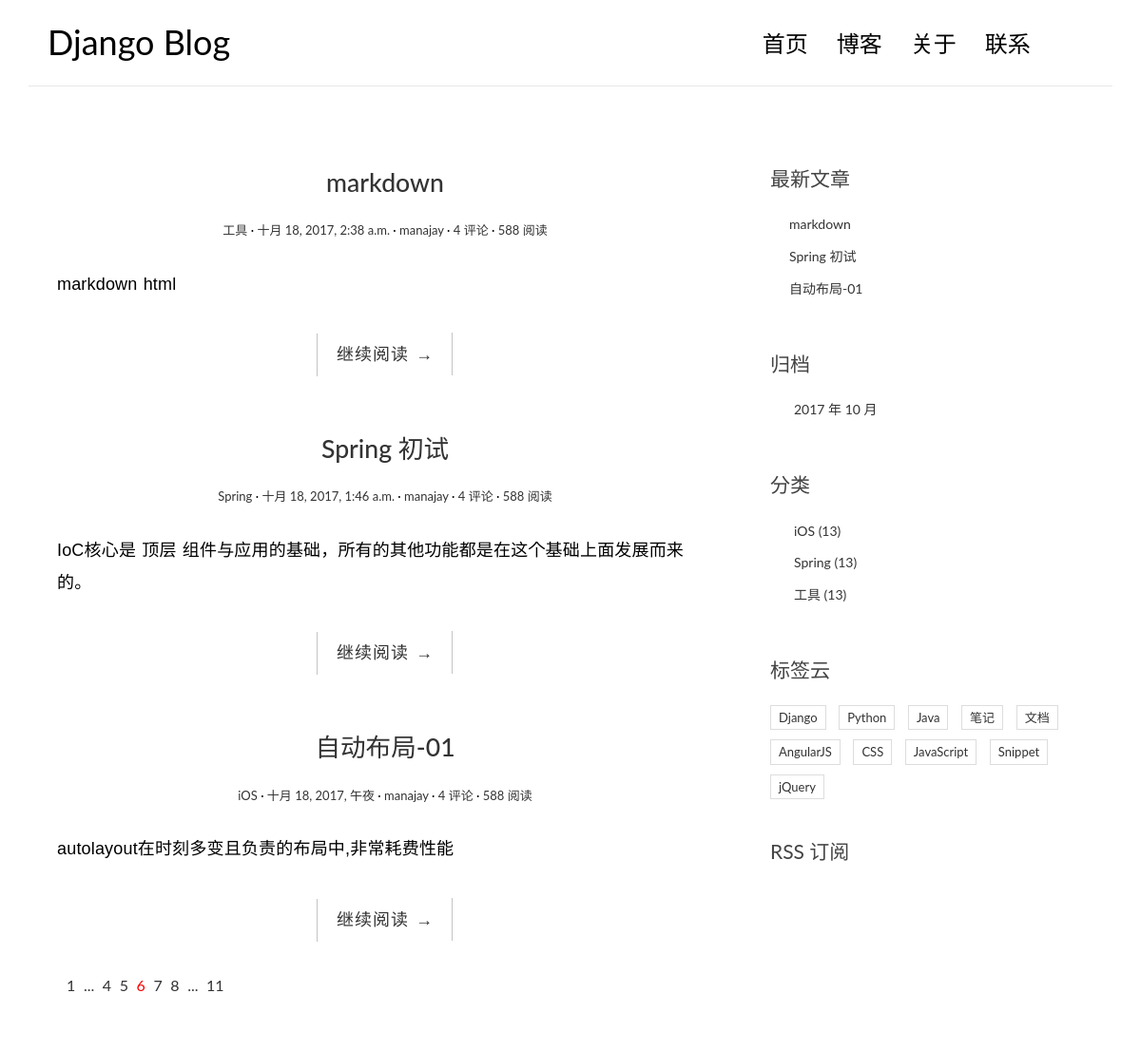
Before: / with the older database file.
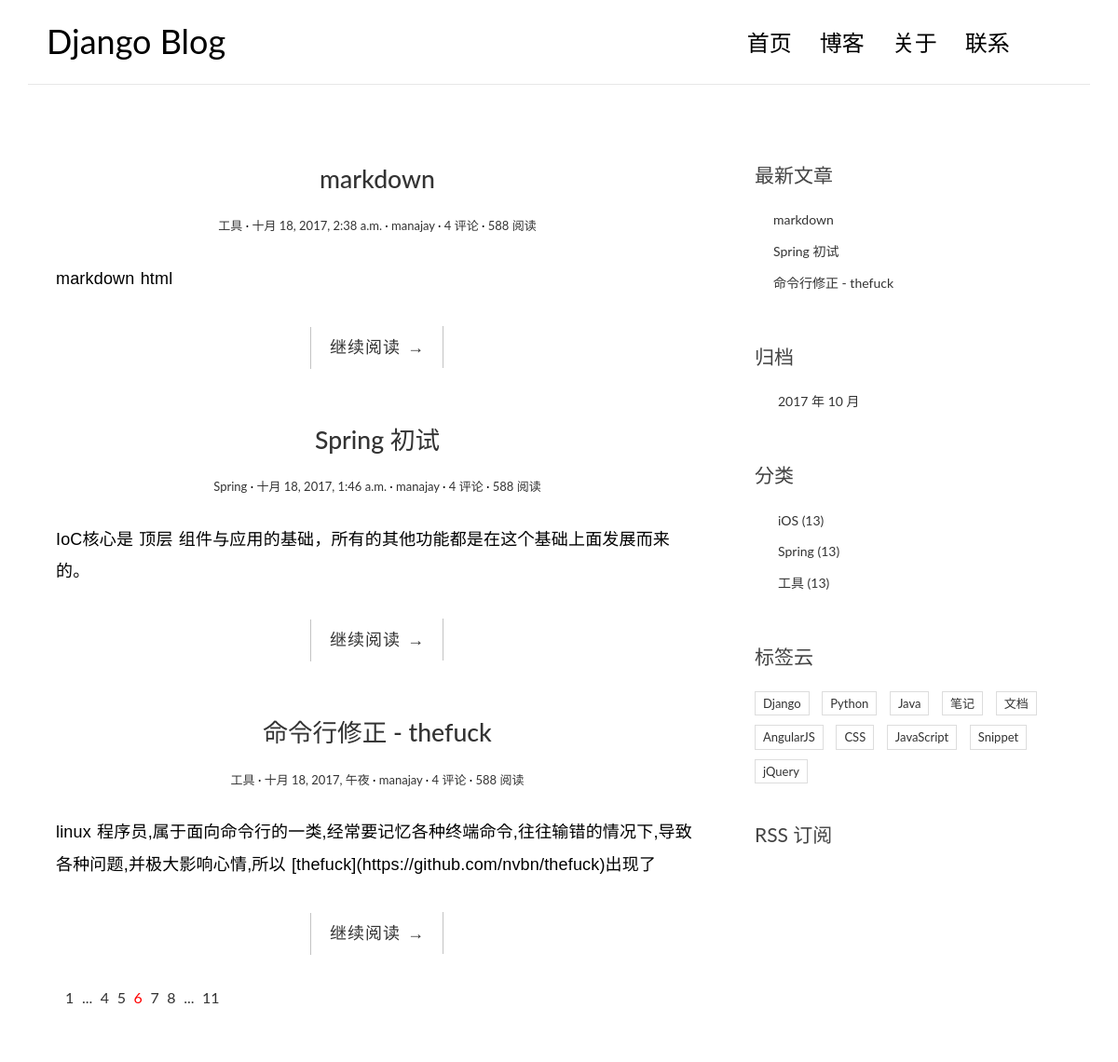
After: the same page with the newer database file.
### lynjay/models.py (models this page shows, shortened)
class Post(models.Model):
    class Meta:
        ordering = ['-created_time','title']
    """
    文章的数据存储
    """
    title = models.CharField(max_length=70)
    body = models.TextField()
    created_time = models.DateTimeField()
    modified_time = models.DateTimeField()
    excerpt = models.CharField(max_length=200, blank=True)
    category = models.ForeignKey(Category)
    tags = models.ManyToManyField(Tag,blank=True)
    author = models.ForeignKey(User)
    def get_absolute_url(self):
        return reverse("lynjay:detail",kwargs={'pk': self.pk})

class Category(models.Model):
    name = models.CharField(max_length=100)

### lynjay/views.py (the view)
# urls.py: url(r'^$',views.index , name="index"),
def index(request):
    post_list = Post.objects.all().order_by("-created_time")
    return render(request, 'blog/index.html',
                  context={"title":"博客首页",
                                   "welcome":"Lynjay在这里,欢迎访问我的博客首页!",
                           "post_list": post_list})

### lynjay/templatetags/blog_tags.py (called while the page is built)
@register.simple_tag
def get_recent_posts(num=5):
    return Post.objects.all().order_by("-created_time")[:num]

@register.simple_tag
def archives():
    return Post.objects.dates("created_time","month",order="DESC")

@register.simple_tag
def get_categories():
    return Category.objects.all()

### templates/blog/index.html
{% extends 'base.html' %}
{% block main %}
    {%  for post in post_list %}
        <article class="post post-{{ post.pk }}">
            <header class="entry-header">
                <h1 class="entry-title">
                    <a href="{{ post.get_absolute_url }}">{{ post.title }}</a>
                </h1>
                <div class="entry-meta">
                    <span class="post-category"><a href="#">{{ post.category.name }}</a></span>
                    <span class="post-date"><a href="#"><time class="entry-date"
                                                              datetime="{{ post.created_time }}">{{ post.created_time }}</time></a></span>
                    <span class="post-author"><a href="#">{{ post.author }}</a></span>
                    <span class="comments-link"><a href="#">4 评论</a></span>
                    <span class="views-count"><a href="#">588 阅读</a></span>
                </div>
            </header>
            <div class="entry-content clearfix">
                <p>{{ post.excerpt }}</p>
                <div class="read-more cl-effect-14">
                    <a href="{{ post.get_absolute_url }}" class="more-link">继续阅读 <span class="meta-nav">→</span></a>
                </div>
            </div>
        </article>
    {% empty %}
        <div class="no-post">暂时还没有发布的文章！</div>
    {% endfor %}
    <div class="pagination">
        <ul>
            <li><a href="">1</a></li>
            <li><a href="">...</a></li>
            <li><a href="">4</a></li>
            <li><a href="">5</a></li>
            <li class="current"><a href="">6</a></li>
            <li><a href="">7</a></li>
            <li><a href="">8</a></li>
            <li><a href="">...</a></li>
            <li><a href="">11</a></li>
        </ul>
    </div>
{% endblock main %}

### templates/base.html (shortened to what this page needs)
{% extends 'baseHeader.html' %}
{% load blog_tags %}
{% block aside %}
                <aside class="col-md-4">
                <div class="widget widget-recent-posts">
                    <h3 class="widget-title">最新文章</h3>
                    {% get_recent_posts as recent_post_list %}
                    <ul>
                        {% for post in recent_post_list %}
                            <li>
                                <a href="{{ post.get_absolute_url }}">{{ post.title }}</a>
                            </li>
                        {% empty %}
                            暂无文章！
                        {% endfor %}
                    </ul>
                </div>
                <div class="widget widget-archives">
                    <h3 class="widget-title">归档</h3>
                    {% archives as date_list %}
                    <ul>
                        {% for date in date_list %}
                            <li>
                                <a href="{% url 'lynjay:archives' date.year date.month %}">{{ date.year }} 年 {{ date.month }} 月</a>
                            </li>
                        {% empty %}
                            暂无归档！
                        {% endfor %}
                    </ul>
                </div>
                <div class="widget widget-category">
                    <h3 class="widget-title">分类</h3>
                    {% get_categories as category_list %}
                    <ul>
                        {% for category in category_list %}
                            <li>
                                <a href="{% url 'lynjay:category' category.pk %}">{{ category.name }} <span class="post-count">(13)</span></a>
                            </li>
                        {% empty %}
                            暂无分类！
                        {% endfor %}
                    </ul>
                </div>
                <div class="widget widget-tag-cloud">
                    <h3 class="widget-title">标签云</h3>
                    <ul>
                        <li>
                            <a href="#">Django</a>
                        </li>
                        <li>
                            <a href="#">Python</a>
                        </li>
                        <li>
                            <a href="#">Java</a>
                        </li>
                        <li>
                            <a href="#">笔记</a>
                        </li>
                        <li>
                            <a href="#">文档</a>
                        </li>
                        <li>
                            <a href="#">AngularJS</a>
                        </li>
                        <li>
                            <a href="#">CSS</a>
                        </li>
                        <li>
                            <a href="#">JavaScript</a>
                        </li>
                        <li>
                            <a href="#">Snippet</a>
                        </li>
                        <li>
                            <a href="#">jQuery</a>
                        </li>
                    </ul>
                </div>
                <div class="rss">
                    <a href=""> RSS 订阅</a>
                </div>
            </aside>
{% endblock aside %}

Changed rows visible on the page:
changed Post: title "自动布局-01" → "命令行修正 - thefuck"; category.name "iOS" → "工具"; excerpt "autolayout在时刻多变且负责的布局中,非常耗费性能" → "linux 程序员,属于面向命令行的一类,经常要记忆各种终端命令,往往输错的情况下,导致各种问题,并极大影响心情,所以 [thefuck](https://github.com/nvbn/thefuck)出现了"
